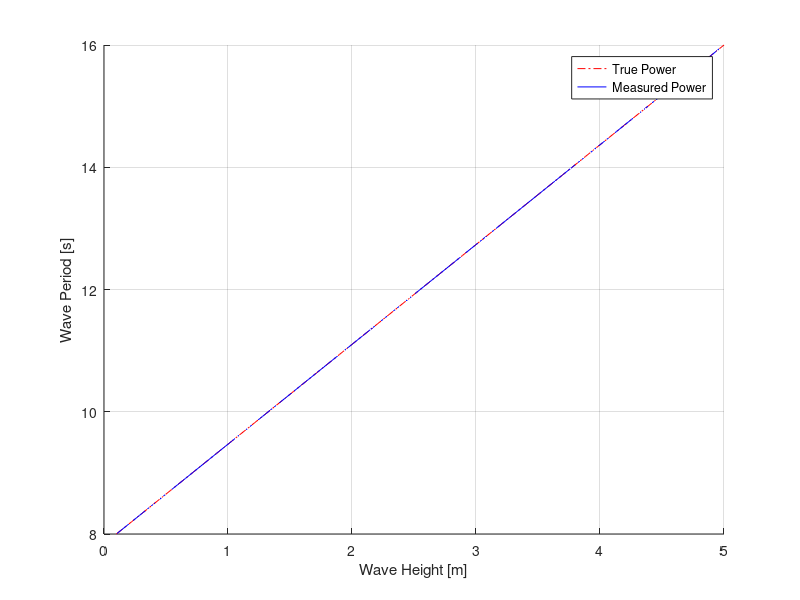

The MATLAB source for this figure:
%% Wave Energy Regression Sample Code - OCE2901
% By: Braidan Duffy 02/05/2023

close all; clear all;

% We want to perform a basic linear regression on some sample wave power
% measurements we make. For sake of example, we will assume that we are
% measuring the wave height and period as separate independent variables.

T = linspace(8,16,80); % True wave periods
H = linspace(0.1,5,80); % True wave heights
P = 1025 * 9.81^2 .* T .* H.^2 / (32*pi); % Calculated/true wave power (assuming sea water)
H_sample = H + 0.1*randn(size(H)); % Measured wave heights
T_sample = T + 0.1*randn(size(T)); % Measured wave periods
P_sample = 1025 * 9.81^2 .* T_sample .* H_sample.^2 / (32*pi); % Measured wave power (assuming noisy instruments/error)

%% Now we can plot the variables together to see their relationship
hold on
grid on
plot3(H, T, P, 'color', 'red', 'linestyle', '-.') % Plot the true wave power
plot3(H, T, P_sample, 'color', 'blue') % Plot the "measured" wave power with noise
xlabel("Wave Height [m]")
ylabel("Wave Period [s]")
zlabel("Wave Power per Meter [W]")
legend("True Power", "Measured Power")
hold off

%% We can perform a basic exponential regression
% By using the MATLAB curve fitting toolbox, we can determine the curve of
% best fit for our data. Since the data is exponential, we have to define a
% custom equation: z = a * x^2 * y. 

% The curve gives us a value for 'a' of 977.5. The correct value should be
% 981 - a close match! We also get an R^2 value of 0.9953 and an RMSE of
% 7995 (2%), which all indicate that the sample data closely follows the
% expected trend!
% for 'a' of 
